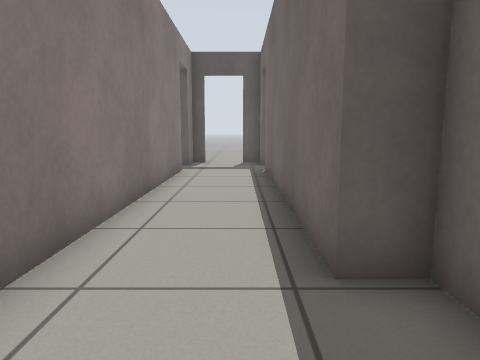
view 1 (above)

17 first-person views from a walk through a Gazebo world. The camera is 0.72 m above the floor, tilts 8° down and sees 70° across. The floor is counted in squares, 0.5 m on a side. Each view is taken from the middle of a square. On the plan, view 1 faces up. The plan holds only what a view shows up to about 15 squares ahead; the rest is blank. Simple patterns stand in for the simulator's built-in surfaces.

view 2
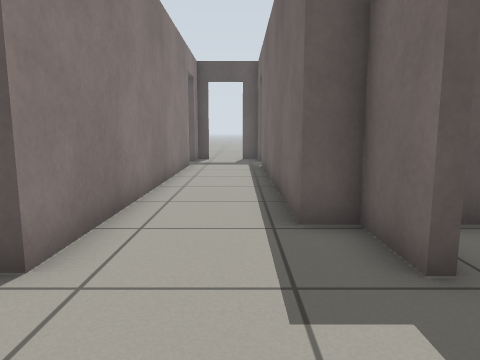

view 3
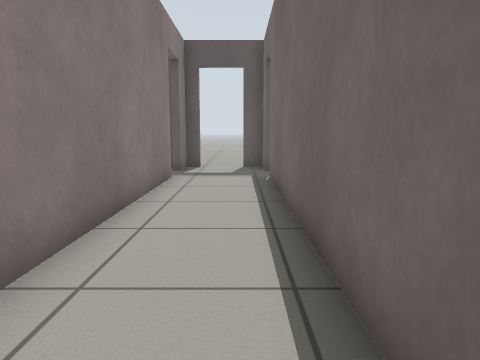

view 4
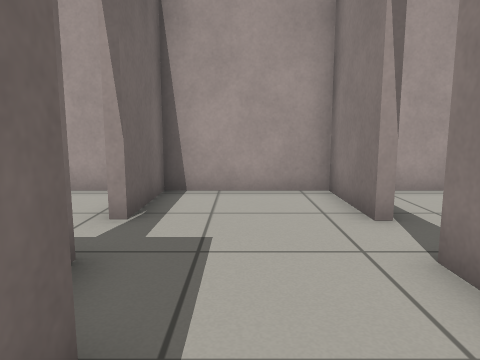

view 5
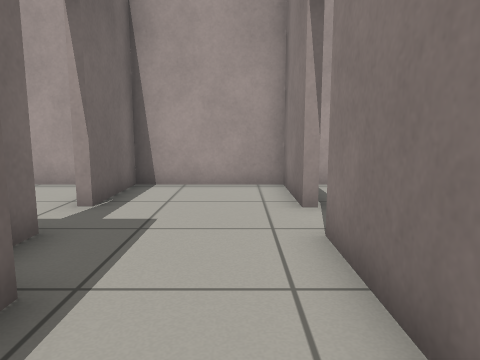

view 6
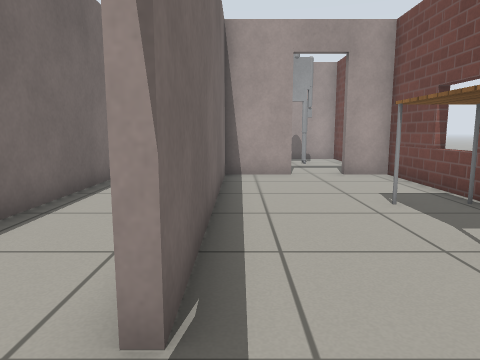

view 7
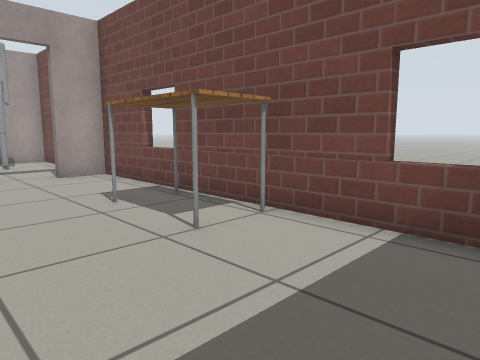

view 8
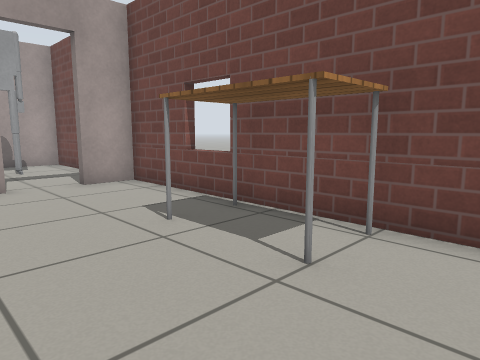

view 9
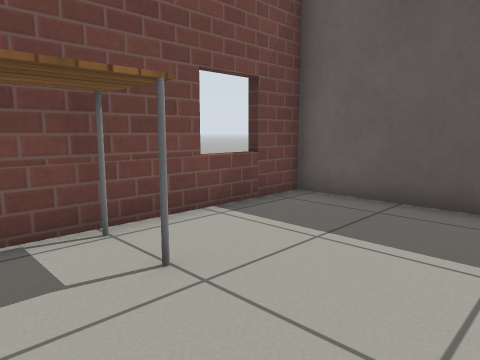

view 10
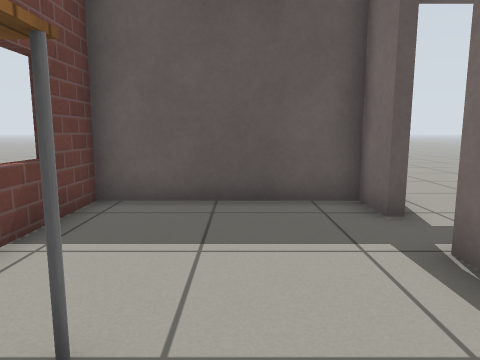

view 11
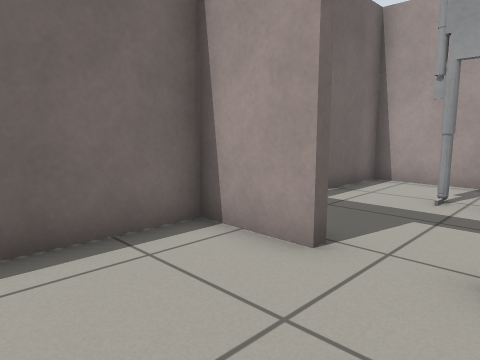

view 12
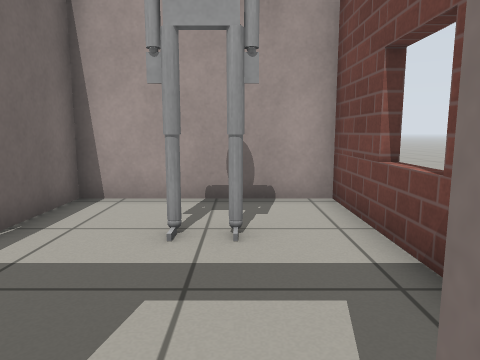

view 13
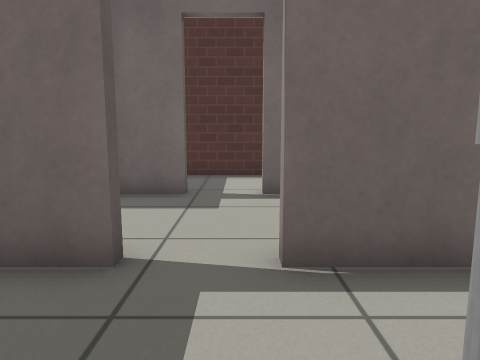

view 14
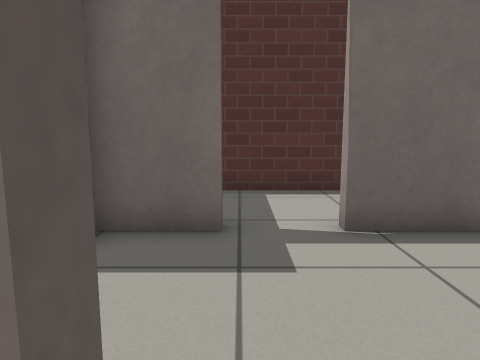

view 15
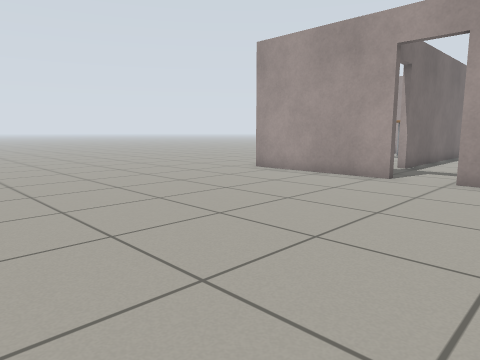

view 16
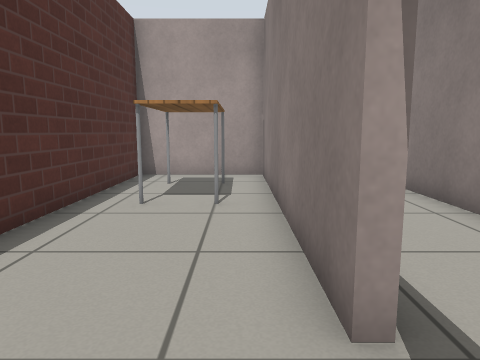

view 17
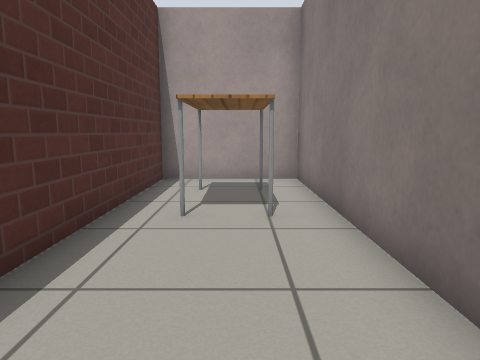

### Floor plan
Points are (right, up) in squares from view 1. A wall is a line through its corners. A room is listed if a view was taken in it or the views show most of it. See-through windows are left out.
Room 1 (views 1, 2, 3, 4, 5)
walls: (1.9, 1.3) (1.9, 3.2) (0.9, 3.2) (0.9, 12.9); (-2.2, -0.5) (-2.2, -3.3) (1.9, -3.3) (1.9, -0.5); (-2.2, 12.9) (-2.2, 1.2); (0.9, 14.6) (0.9, 16.1) (0.1, 16.1); (-2.2, 16.1) (-2.2, 14.6)
ways out: open door at (-2, 13.5) to room 2; open door at (-2, 0.5) to room 3; open door at (-0.5, 16) to room 4; open door at (1, 13.5) to room 5; open door at (2, 0.5) to room 6
Room 2 (views 6, 7, 8, 9, 10, 11, 12)
walls: (-2.5, 14.6) (-2.5, 16.1) (-8, 16.1) (-8, 3.5) (-6.5, 3.5); (-4.7, 3.5) (-2.5, 3.5) (-2.5, 12.9)
ways out: open door at (-2, 13.5) to room 1; open door at (-5.5, 3) to room 3
objects: table (-7, 8) to (-6, 11)
Room 3 (views 13, 14)
walls: (-2.5, 1.2) (-2.5, 2.6); (-8, 0.9) (-8, -3.3) (-2.5, -3.3) (-2.5, -0.5)
ways out: open door at (-2, 0.5) to room 1; open door at (-5.5, 3) to room 2
objects: other object (-6, -1) to (-5, -1)
Room 4 (view 15)
walls: (-2.3, 16.4) (-1.6, 16.4); (0.1, 16.4) (5.7, 16.4)
ways out: open door at (-0.5, 16) to room 1
Room 5 (views 16, 17)
walls: (1.2, 12.9) (1.2, 3.5) (5.4, 3.5) (5.4, 10.8)
ways out: open door at (1, 13.5) to room 1
objects: table (3, 6) to (4, 8)
Room 6 (no view inside)
walls: (5.4, -1.5) (5.4, 1.9); (3.3, -3.3) (4.8, -3.3)
ways out: open door at (2, 0.5) to room 1

Where each view was taken, in squares from view 1:
view 1: 0 up, 0 right, facing up
view 2: 2 down, 0 right, facing up
view 3: 2 up, 0 right, facing up
view 4: 5 up, 0 right, facing down
view 5: 6 up, 1 left, facing down
view 6: 15 up, 3 left, facing down
view 7: 15 up, 3 left, facing down-left
view 8: 13 up, 3 left, facing down-left
view 9: 9 up, 3 left, facing up-left
view 10: 9 up, 5 left, facing up
view 11: 7 up, 7 left, facing down-right
view 12: 4 up, 6 left, facing down
view 13: 0 up, 6 left, facing right
view 14: 1 up, 3 left, facing right
view 15: 27 up, 4 left, facing down-right
view 16: 15 up, 2 right, facing down
view 17: 14 up, 3 right, facing down
